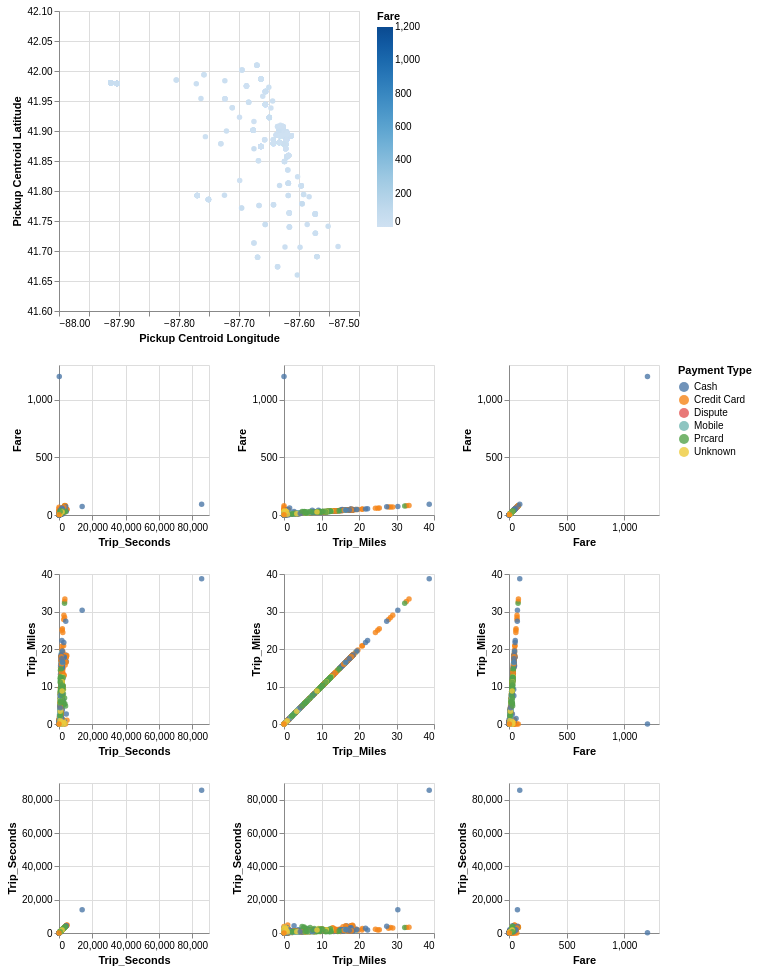

The cell this chart's notebook holds for it:
### Code cell
brush = alt.selection_interval()

matrix = alt.Chart(gdf).mark_circle().add_params(brush).encode(
    alt.X(alt.repeat("column"), type='quantitative'),
    alt.Y(alt.repeat("row"), type='quantitative'),
    color=alt.condition(brush, 'Payment Type:N', alt.value('grey')),
    opacity=alt.condition(brush, alt.value(0.8), alt.value(0.1))
).properties(
    width=150,
    height=150
).repeat(
    row=['Fare', 'Trip_Miles', 'Trip_Seconds'],
    column=['Trip_Seconds', 'Trip_Miles', 'Fare']
)

scatter = alt.Chart(gdf).mark_circle().encode(
    x=alt.Y('Pickup Centroid Longitude',scale=alt.Scale(domain=[-88.0, -87.5])),
    y=alt.Y('Pickup Centroid Latitude',scale=alt.Scale(domain=[41.6, 42.1])),
    color='Fare',
    opacity=alt.condition(brush, alt.value(1), alt.value(0))
)

(scatter & matrix).add_params(brush)

### Figure 1 — Vega-Lite specification as saved in the notebook (floating-point values rounded to 4 significant figures; data arrays with more than 128 entries replaced by an {"elided": "..."} marker saying what was removed)
{"config": {"view": {"continuousWidth": 300, "continuousHeight": 300}}, "vconcat": [{"data": {"name": "data-a1a82a94b35c45a93efedd56e98ab453"}, "mark": {"type": "circle"}, "encoding": {"color": {"field": "Fare", "type": "quantitative"}, "opacity": {"condition": {"param": "param_190", "value": 1}, "value": 0}, "x": {"field": "Pickup Centroid Longitude", "scale": {"domain": [-88.0, -87.5]}, "type": "quantitative"}, "y": {"field": "Pickup Centroid Latitude", "scale": {"domain": [41.6, 42.1]}, "type": "quantitative"}}, "name": "view_98"}, {"repeat": {"column": ["Trip_Seconds", "Trip_Miles", "Fare"], "row": ["Fare", "Trip_Miles", "Trip_Seconds"]}, "spec": {"data": {"name": "data-a1a82a94b35c45a93efedd56e98ab453"}, "mark": {"type": "circle"}, "encoding": {"color": {"condition": {"param": "param_190", "field": "Payment Type", "type": "nominal"}, "value": "grey"}, "opacity": {"condition": {"param": "param_190", "value": 0.8}, "value": 0.1}, "x": {"field": {"repeat": "column"}, "type": "quantitative"}, "y": {"field": {"repeat": "row"}, "type": "quantitative"}}, "height": 150, "name": "view_97", "width": 150}}], "params": [{"name": "param_190", "select": {"type": "interval"}, "views": ["view_97_child__row_Farecolumn_Trip_Seconds", "view_97_child__row_Farecolumn_Trip_Miles", "view_97_child__row_Farecolumn_Fare", "view_97_child__row_Trip_Milescolumn_Trip_Seconds", "view_97_child__row_Trip_Milescolumn_Trip_Miles", "view_97_child__row_Trip_Milescolumn_Fare", "view_97_child__row_Trip_Secondscolumn_Trip_Seconds", "view_97_child__row_Trip_Secondscolumn_Trip_Miles", "view_97_child__row_Trip_Secondscolumn_Fare", "view_98"]}], "$schema": "https://vega.github.io/schema/vega-lite/v5.20.1.json", "datasets": {"data-a1a82a94b35c45a93efedd56e98ab453": {"elided": "930 records"}}}
